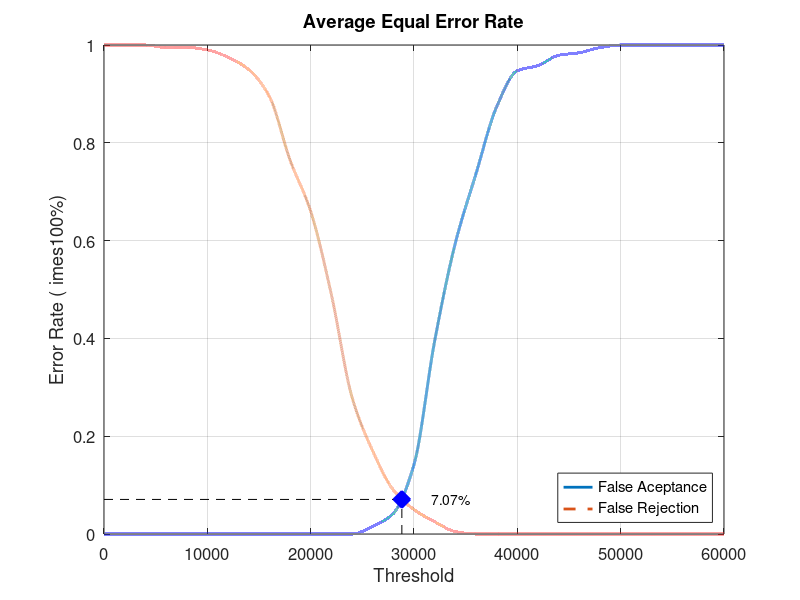
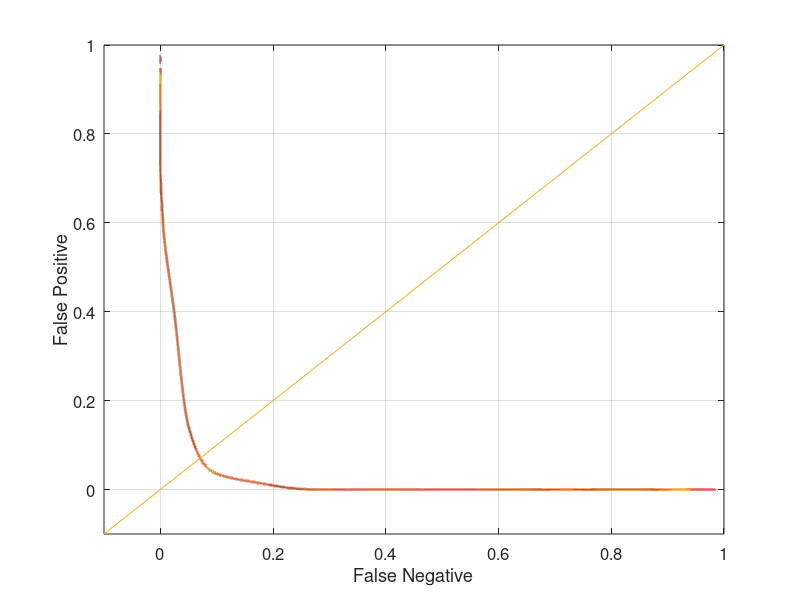

MATLAB code for these plots, in order:
close all;
clear;
clc;
x = 0:2000:60000;
xq = 0:0.5:60000;

y0 = [0 0 0 0 0 0 0 0 0 0 0 0 0 0.0157895 0.0421053 0.142105 0.394737 0.594737 0.736842 0.873684 0.947368 0.957895 0.978947 0.984211 0.994737 1 1 1 1 1 1]
yy0 = interp1(x, y0, xq, 'pchip');
y1 = [1 1 1 0.995 0.995 0.99 0.975 0.95 0.895 0.765 0.66 0.49 0.28 0.17 0.09 0.05 0.025 0.005 0 0 0 0 0 0 0 0 0 0 0 0 0]
yy1 = interp1(x, y1, xq, 'pchip');

% Calculating EER: 
y2 = abs(y0 - y1);
find(y2 == min(y2))
yy2 = abs(yy0 - yy1);
xEER = find(yy2 == min(yy2));
xEERIndex = xq(xEER) % X-axis EER
yEER = yy0(xEER) % Y-axis EER

main = figure
plot(xq, yy0,'-','LineWidth', 2);	hold on
plot(xq, yy1,'--','LineWidth', 2);	hold on
plot([xEERIndex xEERIndex], [0 yEER], 'k--');	hold on
plot([0 xEERIndex], [yEER yEER], 'k--');	hold on
plot(xEERIndex, yEER, 'bx', 'LineWidth', 10);	hold on
text(xEERIndex + 10 * xEERIndex / 100, yEER, [num2str(round((10000 * yEER)) / 100) '%'])
legend('False Aceptance', 'False Rejection', 'Location', 'SouthEast')
xlabel('Threshold')
ylabel('Error Rate (	imes100%)')
title('Average Equal Error Rate')
set(gca, 'FontSize', 12)
axis([0 60000 0 1])
grid on

print(main, 'Database2_1Main', '-dpng');
FNRxFPR = figure('Color', [1 1 1]);
plot(yy1, yy0, '-', yy1, yy0, 'LineWidth', 2);
hold on
y = -0.1:0.1:1
plot(y, y); 
set(gca, 'FontSize', 12)
xlabel('False Negative')
ylabel('False Positive')
axis([-0.1 1 -0.1 1])
set(gca, 'FontSize', 12)
grid on

print(FNRxFPR, 'Database2_1FNRxFPR','-dpng');
